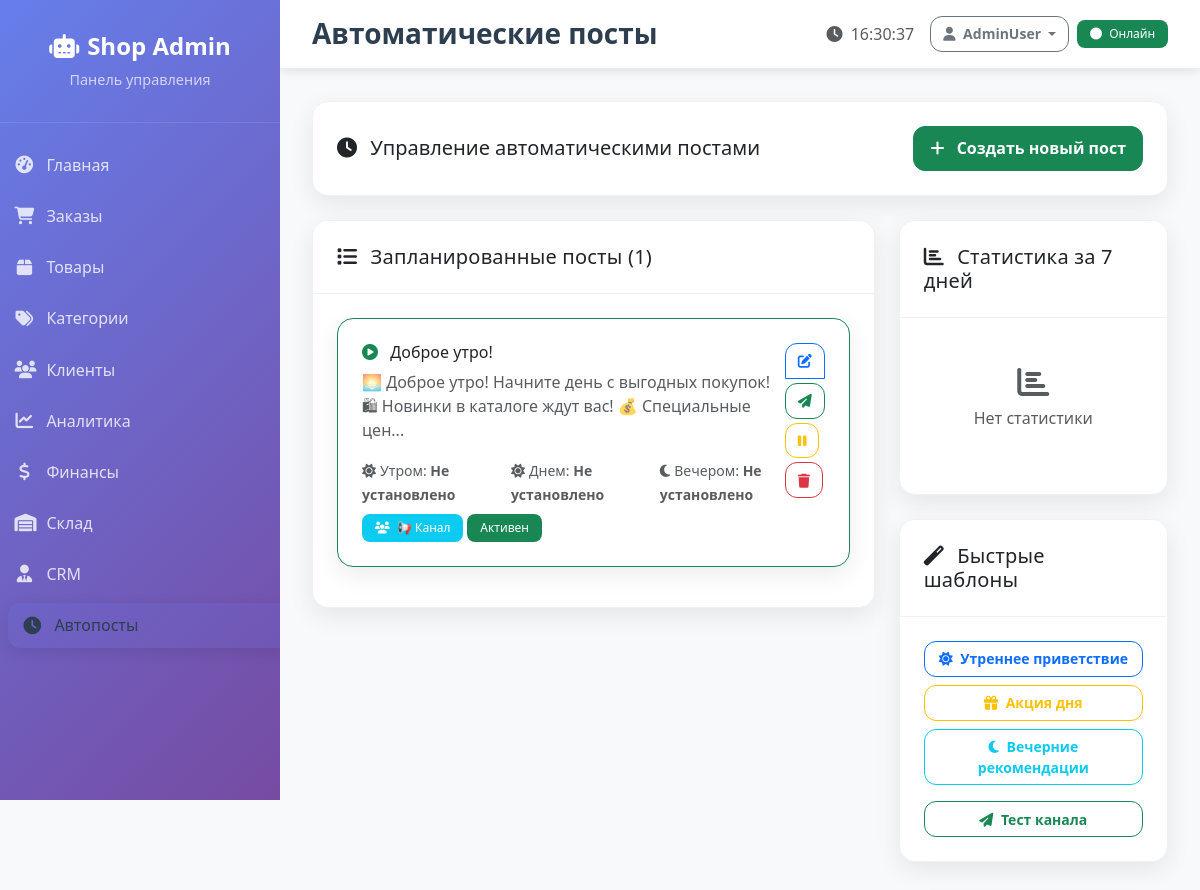
Screenshot of /scheduled_posts (signed in) with the database file from the repository.
### tables this page shows
CREATE TABLE scheduled_posts (
    id INTEGER PRIMARY KEY AUTOINCREMENT,
    title TEXT NOT NULL,
    content TEXT NOT NULL,
    image_url TEXT,
    time_morning TEXT,
    time_afternoon TEXT,
    time_evening TEXT,
    target_audience TEXT DEFAULT 'all',
    bot_username TEXT DEFAULT 'Safar_call_bot',
    website_url TEXT DEFAULT 'https://your-website.com',
    include_reviews INTEGER DEFAULT 1,
    is_active INTEGER DEFAULT 1,
    created_at TIMESTAMP DEFAULT CURRENT_TIMESTAMP,
    updated_at TIMESTAMP DEFAULT CURRENT_TIMESTAMP
);

### web_admin/app.py (the view)
    def decorated_function(*args, **kwargs):
        if not session.get('logged_in'):
            return redirect(url_for('login'))
        return f(*args, **kwargs)

### database.py (called while the page is built, shortened)
    def execute_query(self, query, params=None):
        try:
            conn = sqlite3.connect(self.db_path)
            cursor = conn.cursor()
            if params:
                cursor.execute(query, params)
            else:
                cursor.execute(query)
            q = query.strip().upper()
            if q.startswith('SELECT'):
                result = cursor.fetchall()
            return result
        except Exception as e:
            logging.info(f"Ошибка выполнения запроса: {e}")
            return None
        finally:
            if 'conn' in locals():
                conn.close()

### web_admin/app.py (called while the page is built)
def login_required(f):
    def decorated_function(*args, **kwargs):
        if not session.get('logged_in'):
            return redirect(url_for('login'))
        return f(*args, **kwargs)
    decorated_function.__name__ = f.__name__
    return decorated_function

### web_admin/templates/scheduled_posts.html (shortened to what this page needs)
{% extends "base.html" %}
{% block page_title %}Автоматические посты{% endblock %}
{% block content %}
<div class="row mb-4">
    <div class="col-12">
        <div class="card">
            <div class="card-body">
                <div class="d-flex justify-content-between align-items-center">
                    <h5 class="mb-0">
                        <i class="fas fa-clock me-2"></i>
                        Управление автоматическими постами
                    </h5>
                    <a href="{{ url_for('create_post') }}" class="btn btn-success">
                        <i class="fas fa-plus me-2"></i>
                        Создать новый пост
                    </a>
                </div>
            </div>
        </div>
    </div>
</div>
<div class="row">
    <div class="col-lg-8">
        <div class="card">
            <div class="card-header">
                <h5 class="mb-0">
                    <i class="fas fa-list me-2"></i>
                    Запланированные посты ({{ posts|length }})
                </h5>
            </div>
            <div class="card-body">
                {% if posts %}
                    {% for post in posts %}
                    <div class="card mb-3 {{ 'border-success' if post[7] else 'border-secondary' }}">
                        <div class="card-body">
                            <div class="d-flex justify-content-between align-items-start">
                                <div class="flex-grow-1">
                                    <h6 class="card-title">
                                        {% if post[7] %}
                                            <i class="fas fa-play-circle text-success me-2"></i>
                                        {% else %}
                                            <i class="fas fa-pause-circle text-secondary me-2"></i>
                                        {% endif %}
                                        {{ post[1] }}
                                    </h6>
                                    <p class="card-text text-muted">{{ post[2][:100] }}{% if post[2]|length > 100 %}...{% endif %}</p>
                                    <div class="row mt-3">
                                        <div class="col-md-4">
                                            <small class="text-muted">
                                                <i class="fas fa-sun me-1"></i>Утром:
                                                <strong>{{ post[3] or 'Не установлено' }}</strong>
                                            </small>
                                        </div>
                                        <div class="col-md-4">
                                            <small class="text-muted">
                                                <i class="fas fa-sun me-1"></i>Днем:
                                                <strong>{{ post[4] or 'Не установлено' }}</strong>
                                            </small>
                                        </div>
                                        <div class="col-md-4">
                                            <small class="text-muted">
                                                <i class="fas fa-moon me-1"></i>Вечером:
                                                <strong>{{ post[5] or 'Не установлено' }}</strong>
                                            </small>
                                        </div>
                                    </div>
                                    <div class="mt-2">
                                        <span class="badge bg-info">
                                            <i class="fas fa-users me-1"></i>
                                            {% if post[6] == 'channel' %}📢 Канал
                                            {% elif post[6] == 'all' %}Все клиенты
                                            {% elif post[6] == 'active' %}Активные клиенты
                                            {% elif post[6] == 'vip' %}VIP клиенты
                                            {% elif post[6] == 'new' %}Новые клиенты
                                            {% endif %}
                                        </span>
                                        <span class="badge bg-{{ 'success' if post[7] else 'secondary' }}">
                                            {{ 'Активен' if post[7] else 'Выключен' }}
                                        </span>
                                    </div>
                                </div>
                                <div class="btn-group-vertical">
                                    <a href="{{ url_for('edit_post', post_id=post[0]) }}"
                                       class="btn btn-outline-primary btn-sm mb-1">
                                        <i class="fas fa-edit"></i>
                                    </a>
                                    <form method="POST" action="{{ url_for('send_now_post') }}" style="display: inline;">
                                        <button type="submit" class="btn btn-outline-success btn-sm mb-1"
                                                title="Отправить немедленно"
                                                onclick="return confirm('Отправить этот пост прямо сейчас?')">
                                            <i class="fas fa-paper-plane"></i>
                                        </button>
                                    </form>
                                    <form method="POST" action="{{ url_for('toggle_post_status') }}" style="display: inline;">
                                        <button type="submit" class="btn btn-outline-{{ 'warning' if post[7] else 'success' }} btn-sm mb-1"
                                                title="{{ 'Выключить' if post[7] else 'Включить' }}">
                                            <i class="fas fa-{{ 'pause' if post[7] else 'play' }}"></i>
                                        </button>
                                    </form>
                                    <form method="POST" action="{{ url_for('delete_post') }}" style="display: inline;">
                                        <button type="submit" class="btn btn-outline-danger btn-sm"
                                                onclick="return confirm('Удалить этот автоматический пост?')" title="Удалить">
                                            <i class="fas fa-trash"></i>
                                        </button>
                                    </form>
                                </div>
                            </div>
                        </div>
                    </div>
                    {% endfor %}
                {% endif %}
            </div>
        </div>
    </div>
    <div class="col-lg-4">
        <div class="card">
            <div class="card-header">
                <h5 class="mb-0">
                    <i class="fas fa-chart-bar me-2"></i>
                    Статистика за 7 дней
                </h5>
            </div>
            <div class="card-body">
                {% if stats %}
                    {% for stat in stats %}
                    <div class="post-stat-item">
                        <div class="post-stat-info">
                            <div class="post-stat-title">{{ stat[0] }}</div>
                            <small class="post-stat-time">
                                {% if stat[1] == 'morning' %}🌅 Утром
                                {% elif stat[1] == 'afternoon' %}☀️ Днем
                                {% elif stat[1] == 'evening' %}🌆 Вечером
                                {% endif %}
                            </small>
                        </div>
                        <div class="post-stat-numbers">
                            <div class="post-stat-sent">{{ stat[2] }}</div>
                            <small class="post-stat-sent-label">отправлено</small>
                            {% if stat[3] > 0 %}
                                <div class="post-stat-errors">{{ stat[3] }} ошибок</div>
                            {% endif %}
                        </div>
                    </div>
                    {% endfor %}
                {% else %}
                    <div class="text-center py-4">
                        <i class="fas fa-chart-bar fa-2x text-muted mb-2"></i>
                        <p class="text-muted">Нет статистики</p>
                    </div>
                {% endif %}
            </div>
        </div>
        <div class="card mt-4">
            <div class="card-header">
                <h5 class="mb-0">
                    <i class="fas fa-magic me-2"></i>
                    Быстрые шаблоны
                </h5>
            </div>
            <div class="card-body">
                <div class="d-grid gap-2">
                    <button type="button" class="btn btn-outline-primary btn-sm" onclick="createTemplate('morning')">
                        <i class="fas fa-sun me-1"></i>
                        Утреннее приветствие
                    </button>
                    <button type="button" class="btn btn-outline-warning btn-sm" onclick="createTemplate('promotion')">
                        <i class="fas fa-gift me-1"></i>
                        Акция дня
                    </button>
                    <button type="button" class="btn btn-outline-info btn-sm" onclick="createTemplate('evening')">
                        <i class="fas fa-moon me-1"></i>
                        Вечерние рекомендации
                    </button>
                    <form method="POST" action="{{ url_for('test_channel_post') }}" style="display: inline;">
                        <button type="submit" class="btn btn-outline-success btn-sm w-100 mt-2">
                            <i class="fas fa-paper-plane me-1"></i>
                            Тест канала
                        </button>
                    </form>
                </div>
            </div>
        </div>
    </div>
</div>
{% endblock %}

### web_admin/static/css/admin.css (style rules this page uses)
:root { --primary-gradient: linear-gradient(135deg, #667eea 0%, #764ba2 100%); --success-gradient: linear-gradient(135deg, #11998e 0%, #38ef7d 100%); --warning-gradient: linear-gradient(135deg, #f093fb 0%, #f5576c 100%); --info-gradient: linear-gradient(135deg, #4facfe 0%, #00f2fe 100%); --sidebar-width: 280px; }
body { font-family: 'Segoe UI', Tahoma, Geneva, Verdana, sans-serif; background-color: #f8f9fa; }
.card { border: none; border-radius: 16px; box-shadow: 0 4px 20px rgba(0,0,0,0.08); transition: all 0.3s ease; overflow: hidden; }
.card-header { background: white; border-bottom: 1px solid #f1f3f4; padding: 1.5rem; font-weight: 600; }
.card-body { padding: 1.5rem; }
.btn { border-radius: 10px; font-weight: 500; padding: 0.6rem 1.5rem; transition: all 0.3s ease; }
.badge { border-radius: 8px; font-weight: 500; padding: 0.5rem 0.8rem; }
.card { animation: fadeInUp 0.6s ease-out; }
.btn-group-vertical .btn { margin-bottom: 2px; }
.btn-group-vertical .btn:last-child { margin-bottom: 0; }
:root { --tile-min-height: 180px; --tile-radius: 16px; --tile-shadow: 0 8px 24px rgba(0,0,0,0.08); --tile-shadow-hover: 0 16px 40px rgba(102,126,234,0.25); --brand: #667eea; }
.card { border-radius: 16px; border: 1px solid #eef1f6; box-shadow: var(--tile-shadow); }
.card-header { border-bottom: 1px solid #eef1f6; background: #fff; }
.page-title, .card-header h5 { letter-spacing: .2px; }
.btn { border-radius: 12px; padding: .6rem 1rem; font-weight: 600; }
.btn-sm { padding: .4rem .75rem; font-weight: 600; }

### rows the page displays
scheduled_posts: title "Доброе утро!", content "🌅 Доброе утро! Начните день с выгодных покупок! 🛍 Новинки в каталоге ждут вас! 💰 Специальные цен", post "Не установлено", target_audience "📢 Канал", is_active "Активен"

### other values shown
{{ posts|length }} "1"
